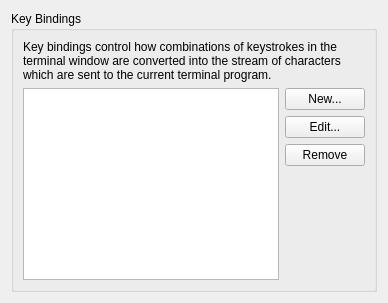
     <widget class="QWidget" name="keyboardTab">
      <attribute name="title">
       <string>Keyboard</string>
      </attribute>
      <layout class="QVBoxLayout">
       <item>
        <widget class="QGroupBox" name="keyBindingsGroup">
         <property name="title">
          <string>Key Bindings</string>
         </property>
         <property name="flat">
          <bool>true</bool>
         </property>
         <layout class="QGridLayout">
          <item row="0" column="0" colspan="2">
           <widget class="QLabel" name="label_15">
            <property name="text">
             <string>Key bindings control how combinations of keystrokes in the terminal window are converted into the stream of characters which are sent to the current terminal program.</string>
            </property>
            <property name="wordWrap">
             <bool>true</bool>
            </property>
           </widget>
          </item>
          <item row="1" column="0" rowspan="5">
           <widget class="QListView" name="keyBindingList">
            <property name="iconSize">
             <size>
              <width>32</width>
              <height>32</height>
             </size>
            </property>
           </widget>
          </item>
          <item row="1" column="1">
           <widget class="QPushButton" name="newKeyBindingsButton">
            <property name="toolTip">
             <string>Create a new key bindings list based upon the selected bindings</string>
            </property>
            <property name="text">
             <string comment="@action:button Create an alternate key binding">New...</string>
            </property>
           </widget>
          </item>
          <item row="2" column="1">
           <widget class="QPushButton" name="editKeyBindingsButton">
            <property name="toolTip">
             <string>Edit the selected key bindings list</string>
            </property>
            <property name="text">
             <string>Edit...</string>
            </property>
           </widget>
          </item>
          <item row="3" column="1">
           <widget class="QPushButton" name="removeKeyBindingsButton">
            <property name="toolTip">
             <string>Delete the selected key bindings list</string>
            </property>
            <property name="text">
             <string>Remove</string>
            </property>
           </widget>
          </item>
          <item row="5" column="1">
           <spacer>
            <property name="orientation">
             <enum>Qt::Vertical</enum>
            </property>
            <property name="sizeHint" stdset="0">
             <size>
              <width>20</width>
              <height>20</height>
             </size>
            </property>
           </spacer>
          </item>
         </layout>
        </widget>
       </item>
      </layout>
     </widget>
